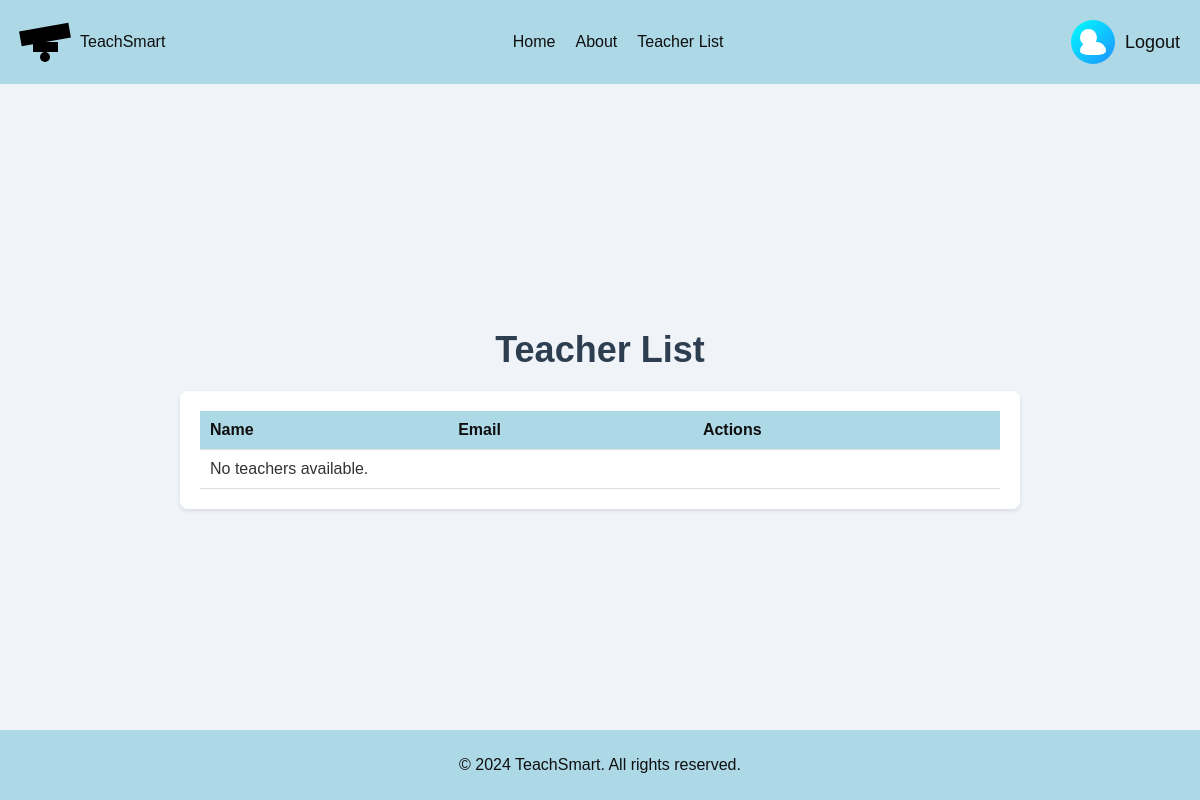
/teacher_list/, run on an earlier commit of the app's database.
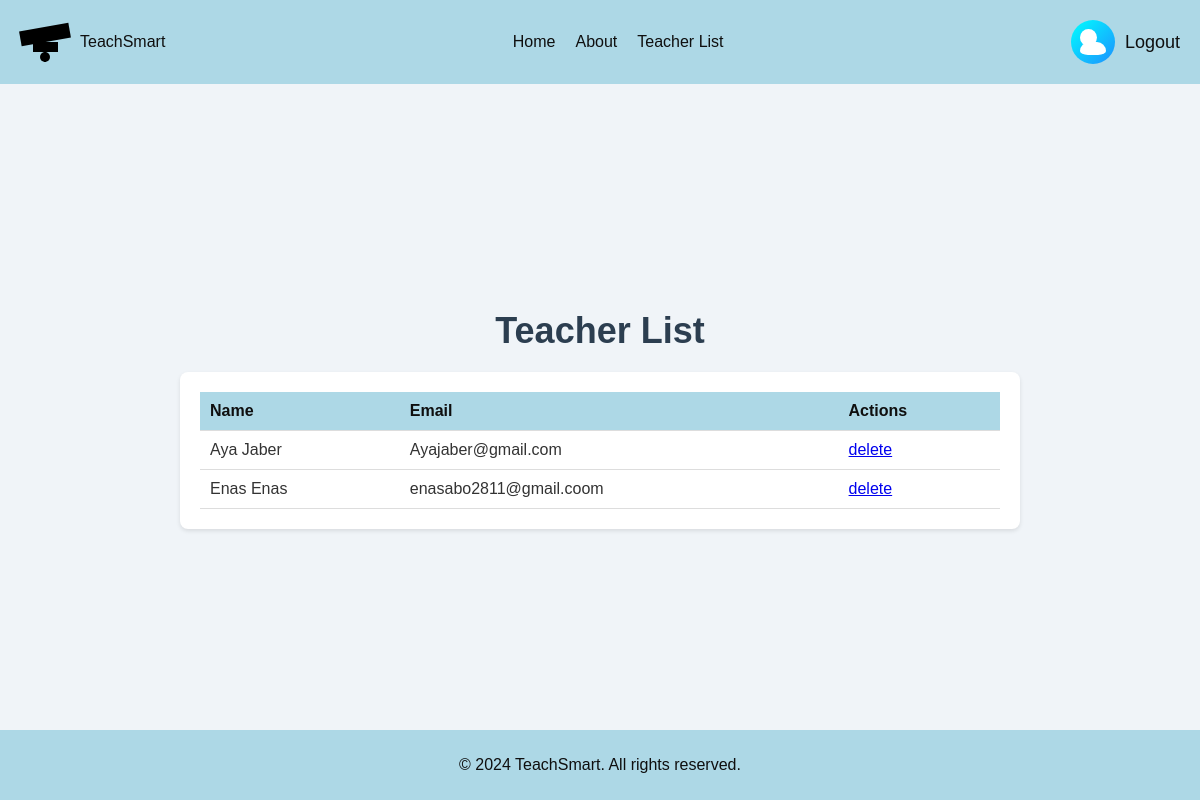
And on a later commit of the database.
### tsweb/models.py (models this page shows, shortened)
class Teacher(models.Model):
    CLASS_CHOICES = [
        ('A', 'First grade'),
        ('B', 'Second grade'),
        ('C', 'Third grade'),
        ('D', 'Fourth grade'),
        ('E', 'Fifth grade'),
        ('F', 'Sixth grade'),
    ]
    id_number = models.CharField(
        max_length=9,
        unique=True,
        validators=[RegexValidator(r'^\d{9}$', "Please enter exactly 9 digits.")]
    )
    first_name = models.CharField(max_length=50)
    last_name = models.CharField(max_length=50)
    date_of_birth = models.DateField()
    email = models.EmailField(unique=True, validators=[EmailValidator(message="Invalid email address.")])
    phone_number = models.CharField(
        max_length=10,
        validators=[
            RegexValidator(
                regex=r'^(05\d|0[23489])\d{7}$',
                message='Invalid Israeli phone number. Please enter 10 digits starting with 05 .'
            )
        ]
    )
    password = models.CharField(max_length=128)  # הוספת שדה סיסמה
    subject = models.ForeignKey(Subject, on_delete=models.CASCADE, related_name='teachers', help_text="Select the subject the teacher can teach")
    classes = models.CharField(
        max_length=1,
        choices=CLASS_CHOICES,
        help_text="Select the grade the teacher can educate"
    )
    def __str__(self):
        return f"{self.first_name} {self.last_name}"

### tsweb/views.py (the view)
# urls.py: path('teacher_list/',views.teacher_list, name="teacher_list"),
def teacher_list(request):
    teachers = Teacher.objects.all()
    return render(request, 'teacher_list.html', {'teachers': teachers})

### tsweb/Templates/teacher_list.html (shortened to what this page needs)
<!DOCTYPE html>
<html lang="en" dir="ltr">
<head>
</head>
<body>
<header>
    <div class="logo">
        <div class="graduation-hat">
            <div class="hat-top"></div>
            <div class="hat-tassel"></div>
        </div>
        <span>TeachSmart</span>
    </div>
    <nav>
        <ul>
            <li><a href="{% url 'admin_homepage' %}">Home</a></li>
            <li><a href="/about">About</a></li>
            <li><a href="/teacher-list">Teacher List</a></li>
        </ul>
    </nav>
    <div class="auth-buttons">
        <a href="{% url 'logout_admin' %}" class="login-button">
            <div class="user-icon"></div>
            <span class="login-text">Logout</span>
        </a>
    </div>
</header>
<div class="main-content">
    <h1>Teacher List</h1>
    <div class="teacher-list">
        <table>
            <thead>
                <tr>
                    <th>Name</th>
                    <th>Email</th>
                    <th>Actions</th>
                </tr>
            </thead>
            <tbody>
                {% for teacher in teachers %}
                <tr>
                    <td>{{ teacher }}</td>
                    <td>{{ teacher.email }}</td>
                    <td>
                        <a href="#" class="btn btn-danger">delete</a>
                    </td>
                </tr>
                {% empty %}
                <tr>
                    <td colspan="3">No teachers available.</td>
                </tr>
                {% endfor %}
            </tbody>
        </table>
    </div>
</div>
<footer>
    <p>&copy; 2024 TeachSmart. All rights reserved.</p>
</footer>
</body>
</html>

What changed in the data, as far as the page shows it:
added Teacher: first_name+last_name "Aya Jaber", email "Ayajaber@gmail.com"
added Teacher: first_name+last_name "Enas Enas", email "enasabo2811@gmail.coom"
Also different on the page:
text no longer shown: "No teachers available."
